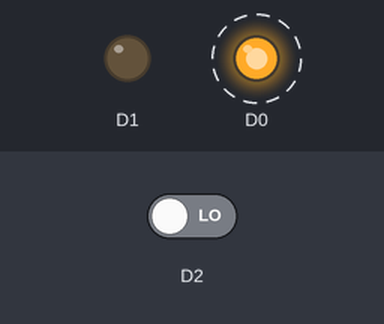
Recording of a sketch running on a simulated ESP8266 (NodeMCU). Parts: output pins drawn as LEDs (lit = HIGH). Dashed ring = blinking. The test bench sets the inputs (shaded band); at power-on: D2 LOW.

Above: at 6.8 s.
6.9 s: D2 driven HIGH
At 8.8 s:
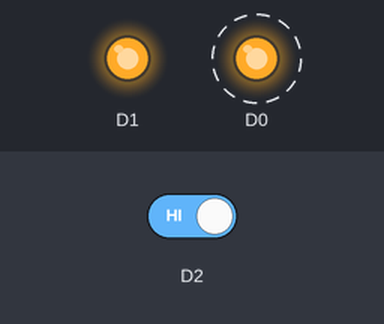
12.5 s: D2 driven LOW
At 15.3 s:
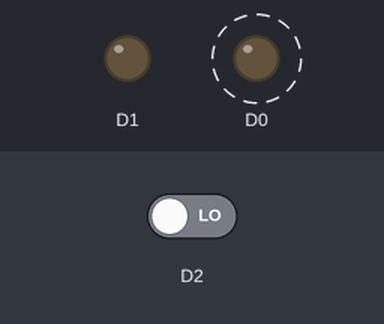
Timing chart, 0 to 24.9 s (numbered marks = the images above; inputs shaded):
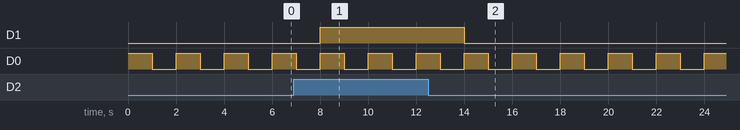

The sketch:

sketch_jul02a.ino
```cpp
void setup() {
 pinMode(D0, OUTPUT);  //발광다이오드
 pinMode(D2, INPUT);   //3.3볼트 전하가 들어오는 input
 pinMode(D1, OUTPUT);   //3.3볼트 전하가 들어오는 input
}
// Serial.begin(9600); // 9600의 속도로 시리얼로 데이터가 오는 것을 pc에 알려줘   .점: 객체, 클래스,오브젝트를 선언한 것!!(시리얼을 준비하라)

void loop() {
digitalWrite(D0 ,1);
delay(1000);
digitalWrite(D0 ,0);
delay(1000);
int buttonSate = digitalRead(D2);
digitalWrite(D1,buttonSate);
}
```

Measured:
- after the input at 6.9 s, D1: LOW → HIGH after 1.1 s
- after the input at 12.5 s, D1: HIGH → LOW after 1.5 s
- by itself, D0: alternates HIGH for 1.0 s and LOW for 1.0 s
